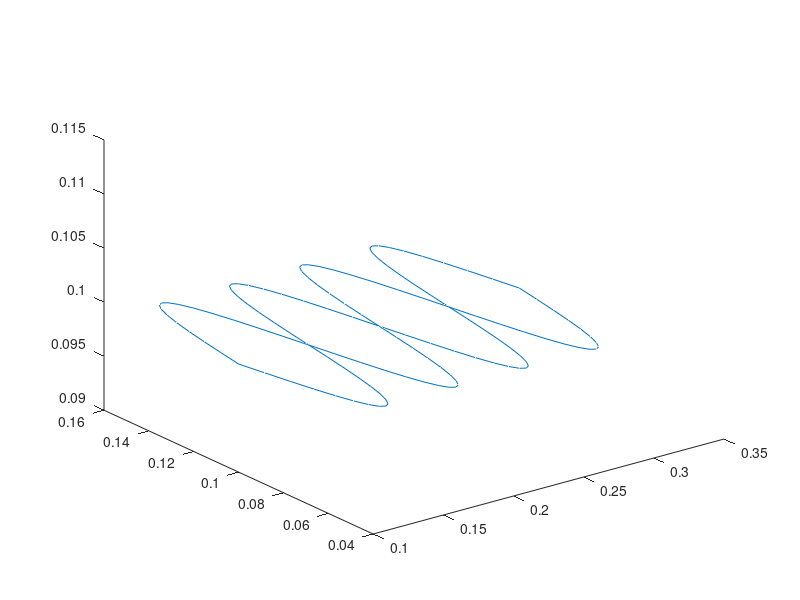

MATLAB code to generate this figure:
function datos = trayectoria()

a=0.05;
b=320; %factor de reducción
T=32; %periodo
c=2*pi/T; %frecuencia angular

tiempo_max=128;

 t = linspace(0,tiempo_max+1,tiempo_max+1)

centrox=0.1;
centroy=0.1;

for i=1:(tiempo_max+1)
    if i<=(tiempo_max/2+1)
        x(i) = (i-1)/b+centrox;
        y(i) = a*sin(c*(i-1))+centroy;
    else 
        x(i) =(tiempo_max-(i-1))/b+centrox;
        y(i) = -a*sin(c*(tiempo_max-(i-1)))+centroy;
    end
end

for i =1:(tiempo_max+1)
    z(i) = 0.1;
end
x=x.';
y=y.';
z=z.';

datos = [x,y,z];
plot3(x,y,z)
rotate3d

end